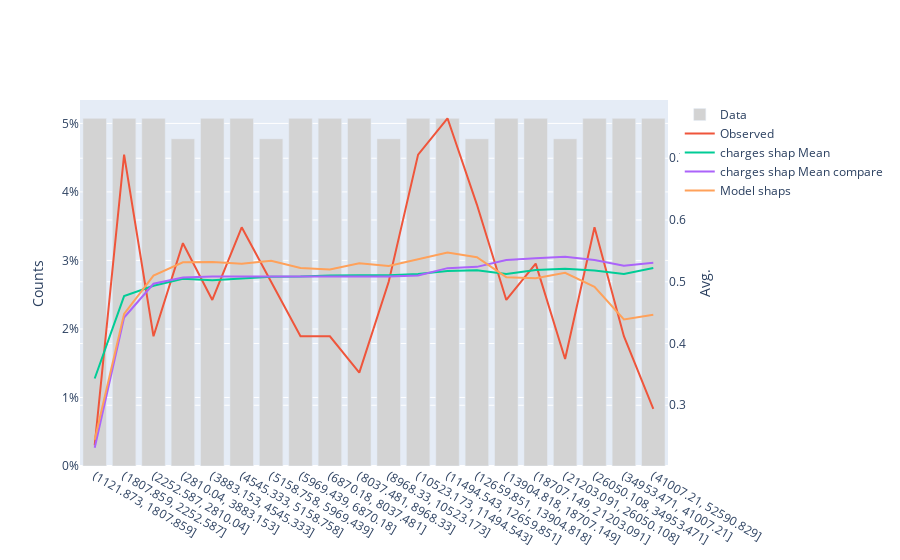

The cell this chart's notebook holds for it:
### Code cell
apos_test.compare_feature(apos_test_best,"charges")
